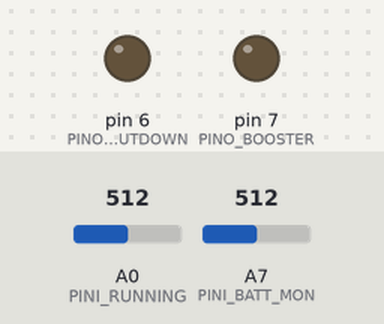
The sketch below on a simulated Arduino Nano, built with avr-gcc and run on an emulated ATmega328P. Parts: output pins drawn as LEDs (lit = HIGH). Inputs (shaded band) come from the test bench; at power-on: A7 (PINI_BATT_MON) = 512, A0 (PINI_RUNNING) = 512. Pins used as bus, display or sensor lines are not drawn.

Above: at 2.8 s.
2.9 s: A7 (PINI_BATT_MON) set to 914
5.6 s: A7 (PINI_BATT_MON) set to 941
At 6.7 s:
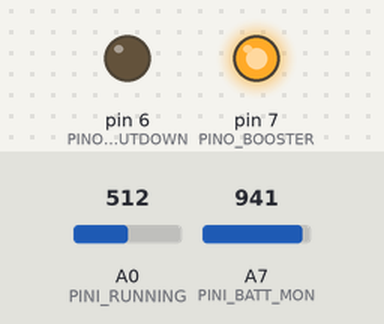
Timing chart, 0 to 8.6 s (numbered marks = the images above; inputs shaded):
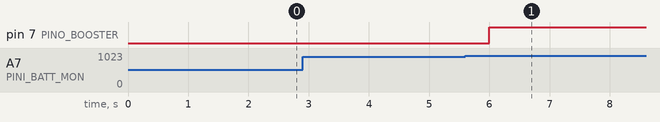

Measured:
- the behaviour switches between 928 and 929 on A7 (PINI_BATT_MON) (found by bisection; images 0 and 1)
- after the input at 2.9 s, every drawn part: stays the same
- after the input at 5.6 s, pin 7 (PINO_BOOSTER): LOW → HIGH after 0.40 s

The sketch:

SailPi_UPS.ino
```cpp
// (licence header left out)
#include <LowPower.h>  // https://github.com/LowPowerLab/LowPower

//#define SERIAL_DEBUG   // Uncomment to enable serial debug messages

// GPIO mapping
#define PINI_BATT_MON        A7   // Battery level input
#define PINI_RUNNING         A0   // Running signal from RasPi
#define PINO_SHUTDOWN         6   // Shutdown signal to RasPi
#define PINO_POWER_RASPI      4   // 5V on/off switch to RasPi
#define PINO_BOOSTER          7   // LiPo-5V Booster chip control

// FSM states
#define S_POWEROFF   1
#define S_BOOTUP     2
#define S_POWERON    3
#define S_LOSTPOWER  4
#define S_SHUTDOWN   5

// Voltage thresholds
// Full LiPo is around 4.15v and empty 3.3v
#define GOTPOWER_THRESHOLD   4.4
#define LOSTPOWER_THRESHOLD  4.2
#define RUNNING_THRESHOLD    800 // mW

// Sleep periods
#define POWERCHECK_PERIOD   SLEEP_2S
#define SHUTDOWN_DELAY      SLEEP_4S

int state = S_POWEROFF;

// BATT_MON has 10k+4.7k voltage divider => 1.47 multiplier
// 3.3V is 1024 => 0.00322266 coefficient
float volts_coeff = 0.00322266 * 1.47;
float volts = 5;

boolean RASPI_RUNNING() {
  return analogRead(PINI_RUNNING) > RUNNING_THRESHOLD;
}

#ifdef SERIAL_DEBUG
  #define DEBUG(input)   {delay (1); Serial.print(input); delay(1);}
  #define DEBUGln(input) {delay (1); Serial.println(input); delay(1);}
#else
  #define DEBUG(input);
  #define DEBUGln(input);
#endif


void setup() {
  pinMode(PINO_BOOSTER, OUTPUT);
  pinMode(PINO_SHUTDOWN, OUTPUT);
  pinMode(PINI_RUNNING, INPUT);
  pinMode(PINO_POWER_RASPI, OUTPUT);
  pinMode(PINI_BATT_MON, INPUT);
  digitalWrite(PINO_BOOSTER, LOW);  // all down on initial power on
  digitalWrite(PINO_SHUTDOWN, LOW);
  digitalWrite(PINO_POWER_RASPI, LOW);

  #ifdef SERIAL_DEBUG
    Serial.begin(115200);
    DEBUGln("\nSerial debug enabled!");
  #endif
}

void loop() {
  volts = analogRead(PINI_BATT_MON) * volts_coeff;

  switch(state)
  {
    case S_POWEROFF:
      DEBUG("Power off... ");

      if (volts > GOTPOWER_THRESHOLD) {
        digitalWrite(PINO_BOOSTER, HIGH);
        digitalWrite(PINO_POWER_RASPI, HIGH);
        state = S_BOOTUP;
      }
      break;

    case S_BOOTUP:
      DEBUG("Got power - booting up! ");

      if (RASPI_RUNNING()) {
        state = S_POWERON;
      }
      // todo recovery if power lost and no bootup
      break;

    case S_POWERON:
      DEBUG("RasPi running! ");

      if (volts < LOSTPOWER_THRESHOLD) {
        state = S_LOSTPOWER;
      }
      break;

    case S_LOSTPOWER:  // Let's doublecheck if we really lost the power...
      DEBUG("Power lost? ");

      LowPower.powerDown(POWERCHECK_PERIOD, ADC_OFF, BOD_ON);

      if (volts < LOSTPOWER_THRESHOLD) {
        DEBUG("yes ");
        digitalWrite(PINO_SHUTDOWN, HIGH);
        state = S_SHUTDOWN;
      } else {
        DEBUG("not really ");
        state = S_POWERON;
      }
      break;

    case S_SHUTDOWN:
      DEBUG("Lost power, shutting RasPi down! ");

      if (!RASPI_RUNNING()) {
        LowPower.powerDown(SHUTDOWN_DELAY, ADC_OFF, BOD_ON);
        digitalWrite(PINO_POWER_RASPI, LOW);  // 5V output off
        digitalWrite(PINO_BOOSTER, LOW);      // Booster off
        digitalWrite(PINO_SHUTDOWN, LOW);
        state = S_POWEROFF;
      }
      break;
    }

  DEBUG("Volts: ");
  DEBUG(volts);
  DEBUG("  RasPi: ");
  DEBUGln(RASPI_RUNNING());

  LowPower.powerDown(POWERCHECK_PERIOD, ADC_OFF, BOD_ON);
}
```
